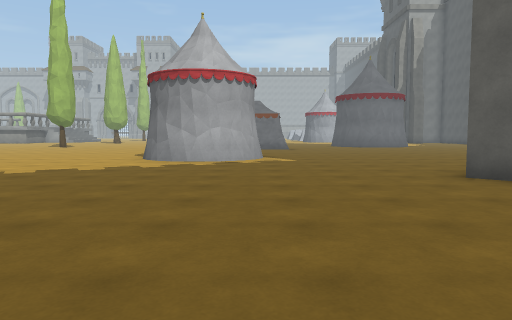
[1] (above)

23 first-person views from a walk through a 3-D level made in the Unity game engine. The camera is 1.3 m above the floor, tilts 4° down and sees 70° across. The floor is counted in squares, 2 m on a side. Each view is taken from the middle of a square. On the plan, view 1 faces up. The plan holds only what a view shows up to about 11 squares ahead; the rest is blank. The place goes on beyond the plan. The player character is not drawn. Surface patterns are stand-ins for the level's own textures.

[2]
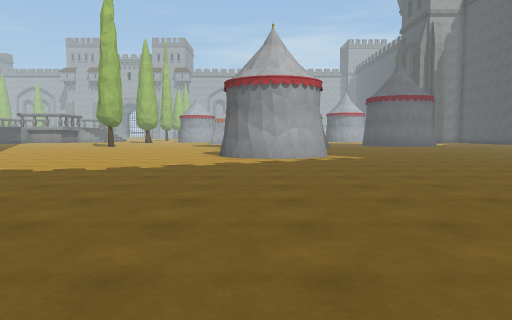

[3]
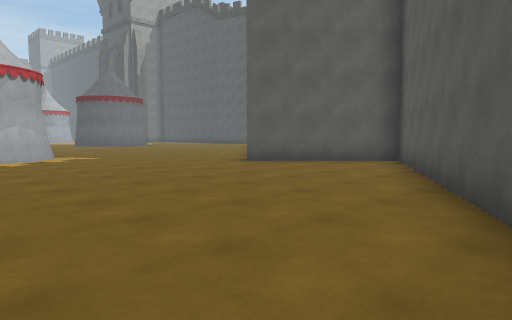

[4]
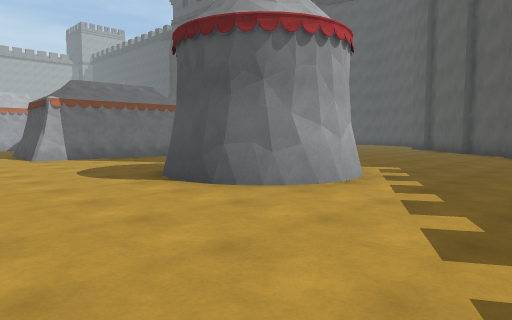

[5]
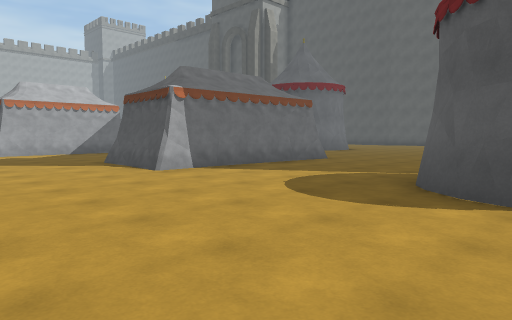

[6]
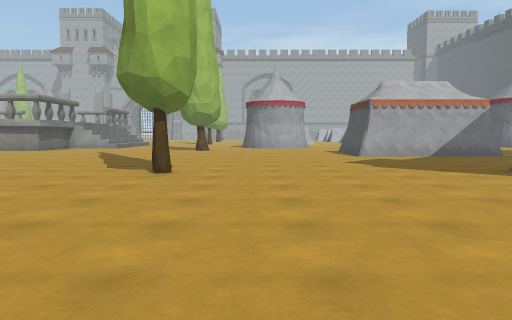

[7]
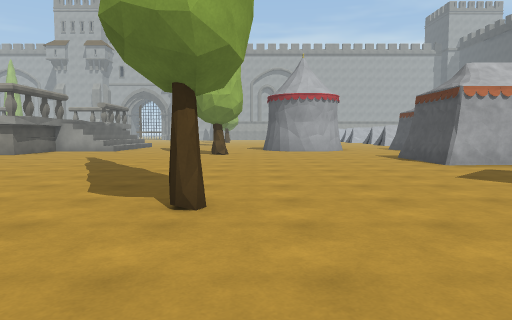

[8]
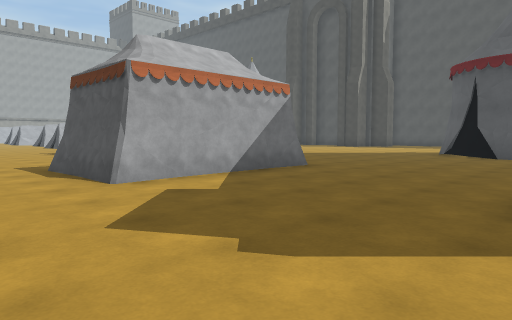

[9]
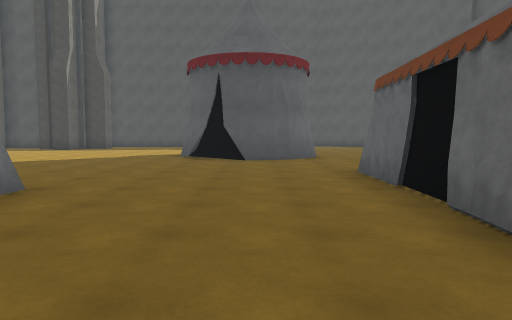

[10]
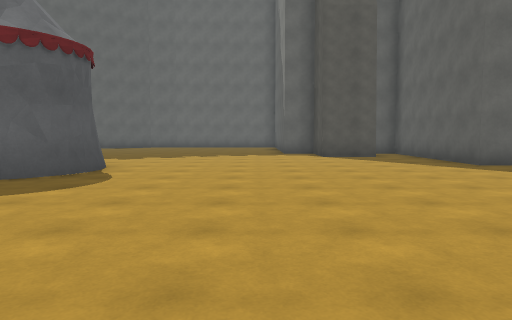

[11]
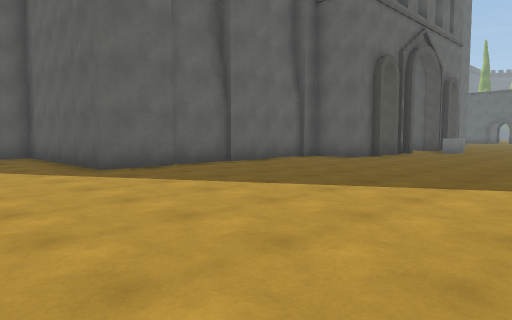

[12]
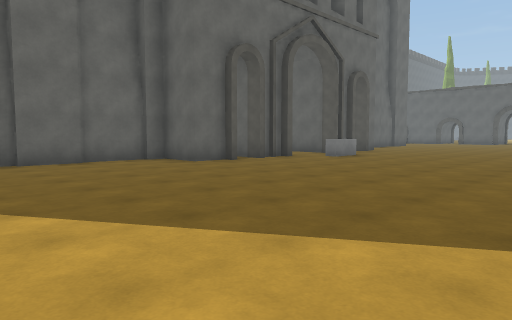

[13]
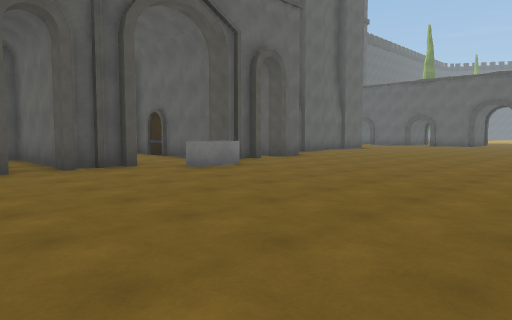

[14]
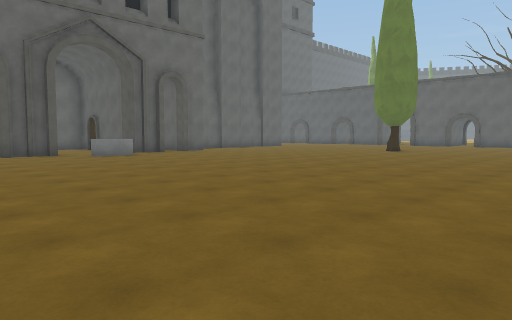

[15]
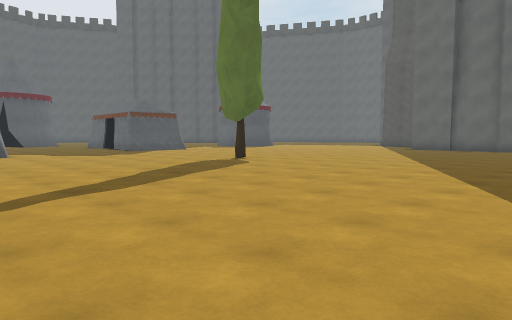

[16]
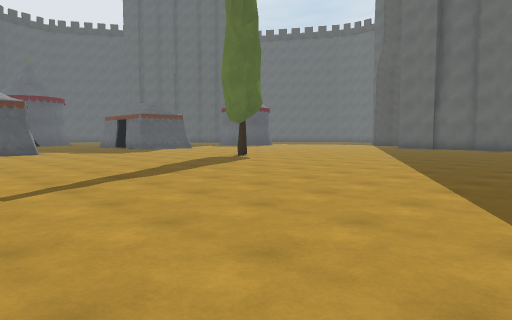

[17]
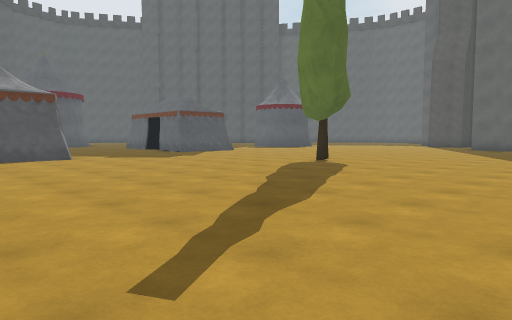

[18]
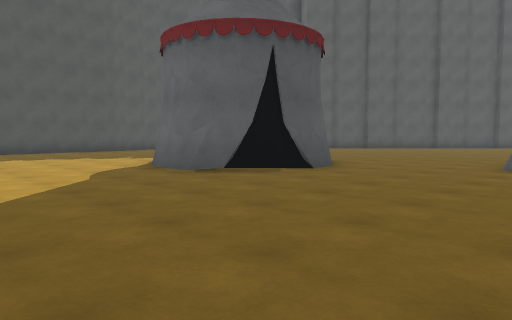

[19]
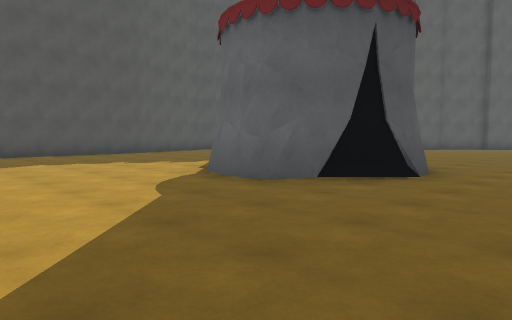

[20]
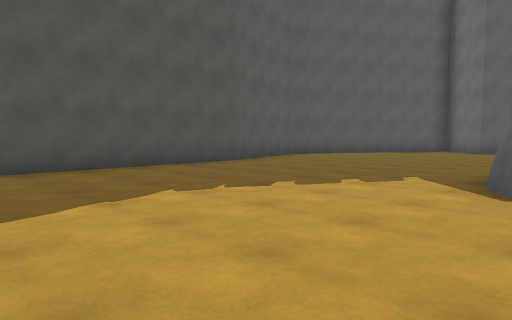

[21]
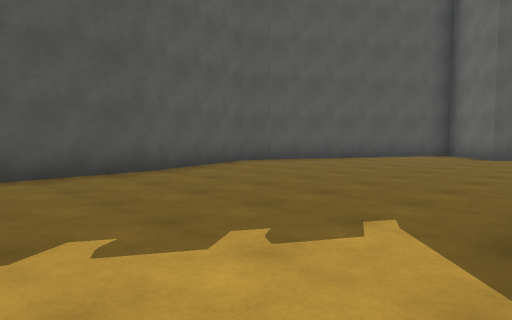

[22]
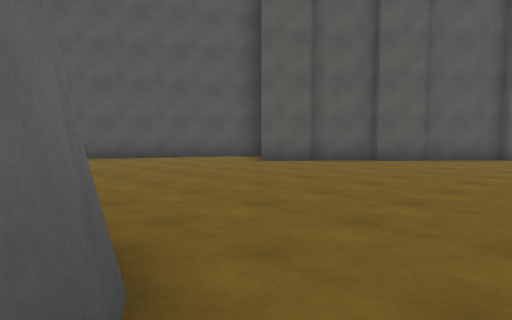

[23]
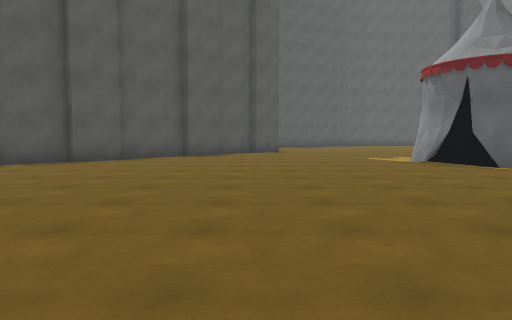

### Floor plan
Key: @ floor where view 1 was taken; # wall or solid block; . floor; T tent; P pine tree; O other object.
Columns run from 28 left of view 1 to 15 right of it. Each row starts with its distance up from view 1.
 26           ....... ......    ...........
 25           .............T    ..............#
 24           .............T    ..............#
 23         ...............T###T..............#
 22    ...............................##......#
 21 .................................####.....#
 20 .................................#   .....#
 19 .................................##  .....##
 18 ..................P......#####.............#
 17  ........................#####.............#
 16 .........................#####.............#
 15 ..........................................##
 14 ..........................................#
 13 .........................................##
 12  .....O...................##..........####
 11    ###..###..............####........###
 10    ###..###..............####.......##
  9      #. # ########........##.......##
  8      #. #        #................##
  7         #        #...............
  6                  #.##...........#
  5                  #.   ..........##
  4                  ##   ...........##
  3                        ...........#
  2                         .........##
  1                         .......###
  0                          ...@###
 -1                          .. ##

Positions as (right, up) in squares from view 1, and headings:
1: (0, 0), facing up
2: (-2, -1), facing up
3: (-3, -1), facing up-right
4: (-6, 6), facing up-right
5: (-7, 10), facing up-right
6: (-8, 12), facing up
7: (-9, 15), facing up
8: (-7, 18), facing up-right
9: (-5, 20), facing right
10: (-6, 17), facing down
11: (-8, 16), facing down-left
12: (-12, 18), facing down-left
13: (-17, 18), facing down-left
14: (-17, 23), facing down-left
15: (-17, 25), facing down-right
16: (-18, 26), facing down-right
17: (-15, 26), facing down-right
18: (0, 26), facing down-right
19: (2, 26), facing down-right
20: (7, 26), facing down-right
21: (8, 23), facing down-right
22: (4, 19), facing down-right
23: (4, 19), facing down
